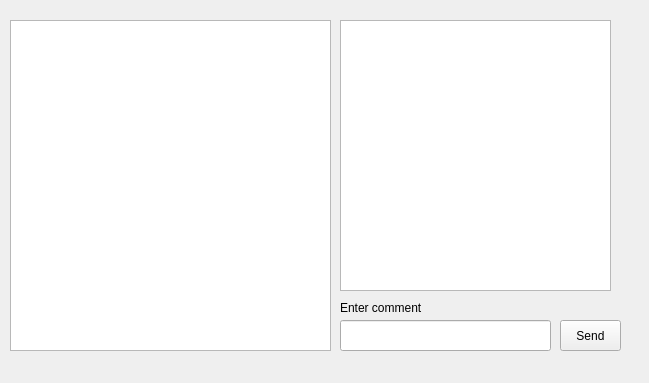
<?xml version="1.0" encoding="UTF-8"?>
<ui version="4.0">
 <class>MainWindow</class>
 <widget class="QMainWindow" name="MainWindow">
  <property name="geometry">
   <rect>
    <x>0</x>
    <y>0</y>
    <width>649</width>
    <height>383</height>
   </rect>
  </property>
  <property name="windowTitle">
   <string>MainWindow</string>
  </property>
  <widget class="QWidget" name="centralWidget">
   <widget class="QTableWidget" name="tableWidget">
    <property name="geometry">
     <rect>
      <x>10</x>
      <y>20</y>
      <width>321</width>
      <height>331</height>
     </rect>
    </property>
   </widget>
   <widget class="QLineEdit" name="lineEdit">
    <property name="geometry">
     <rect>
      <x>340</x>
      <y>320</y>
      <width>211</width>
      <height>31</height>
     </rect>
    </property>
   </widget>
   <widget class="QPushButton" name="pushButton">
    <property name="geometry">
     <rect>
      <x>560</x>
      <y>320</y>
      <width>61</width>
      <height>31</height>
     </rect>
    </property>
    <property name="text">
     <string>Send</string>
    </property>
   </widget>
   <widget class="QTextBrowser" name="textBrowser">
    <property name="geometry">
     <rect>
      <x>340</x>
      <y>20</y>
      <width>271</width>
      <height>271</height>
     </rect>
    </property>
   </widget>
   <widget class="QLabel" name="label">
    <property name="geometry">
     <rect>
      <x>340</x>
      <y>300</y>
      <width>131</width>
      <height>16</height>
     </rect>
    </property>
    <property name="text">
     <string>Enter comment</string>
    </property>
   </widget>
  </widget>
 </widget>
 <layoutdefault spacing="6" margin="11"/>
 <resources/>
 <connections/>
</ui>
